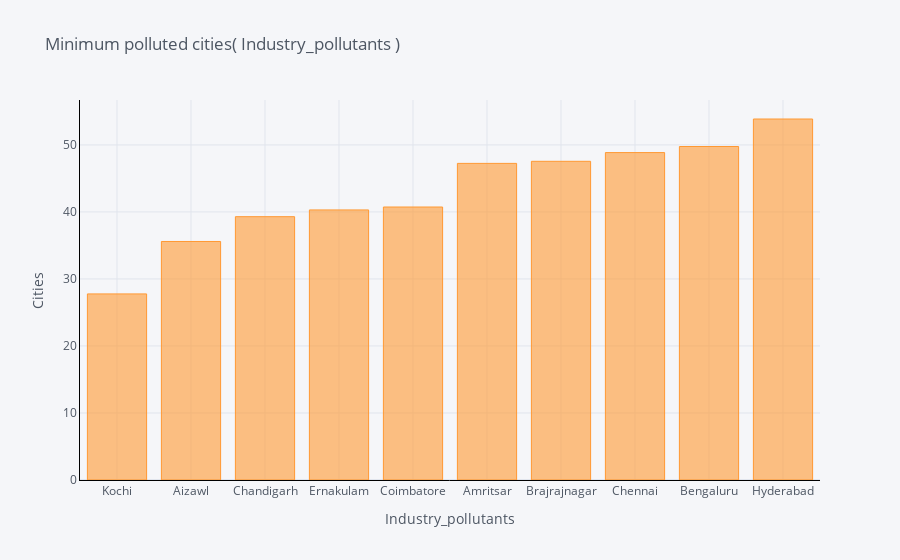
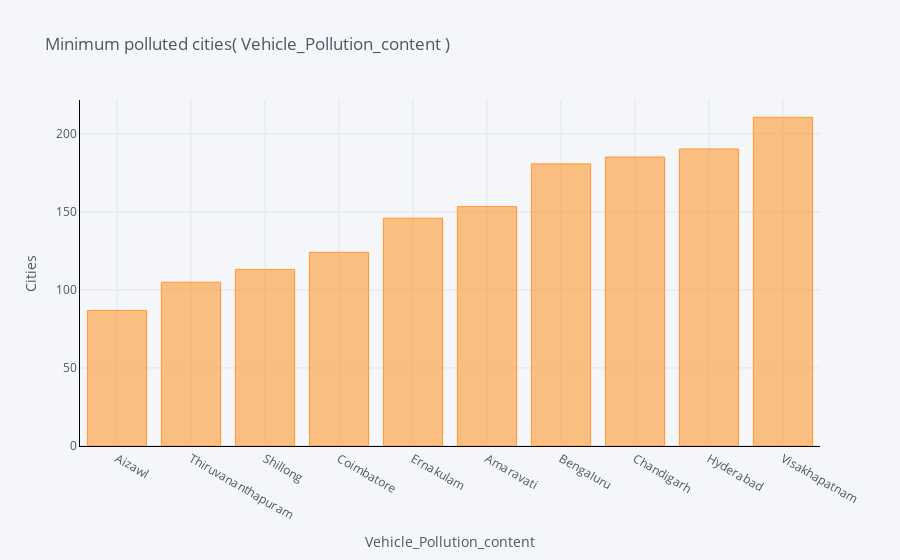

The notebook cell saved with these charts, in order:
### Code cell
def min_bar_plot(var):
    x1 = df1[['City',var]].groupby(["City"]).mean().sort_values(by = var,
    ascending = True).head(10).iplot(kind='bar', yTitle='Cities',xTitle=var, linecolor='black',title='{2} {1} {0}'.format(")",var,' Minimum polluted cities('))
p1 = min_bar_plot('Industry_pollutants')
p2 = min_bar_plot('Vehicle_Pollution_content')

### Figure 1 — Plotly figure (JSON) as saved in the notebook; plotly's stock layout.template omitted (floating-point values rounded to 4 significant figures)
{"data": [{"marker": {"color": "rgba(255, 153, 51, 0.6)", "line": {"color": "rgba(255, 153, 51, 1.0)", "width": 1}}, "name": "Industry_pollutants", "orientation": "v", "text": "", "type": "bar", "x": ["Kochi", "Aizawl", "Chandigarh", "Ernakulam", "Coimbatore", "Amritsar", "Brajrajnagar", "Chennai", "Bengaluru", "Hyderabad"], "y": [27.77, 35.59, 39.29, 40.3, 40.74, 47.25, 47.56, 48.86, 49.77, 53.87]}], "layout": {"legend": {"bgcolor": "#F5F6F9", "font": {"color": "#4D5663"}}, "paper_bgcolor": "#F5F6F9", "plot_bgcolor": "#F5F6F9", "title": {"font": {"color": "#4D5663"}, "text": " Minimum polluted cities( Industry_pollutants )"}, "xaxis": {"gridcolor": "#E1E5ED", "linecolor": "black", "showgrid": true, "tickfont": {"color": "#4D5663"}, "title": {"font": {"color": "#4D5663"}, "text": "Industry_pollutants"}, "zerolinecolor": "#E1E5ED"}, "yaxis": {"gridcolor": "#E1E5ED", "linecolor": "black", "showgrid": true, "tickfont": {"color": "#4D5663"}, "title": {"font": {"color": "#4D5663"}, "text": "Cities"}, "zerolinecolor": "#E1E5ED"}}}

### Figure 2 — Plotly figure (JSON) as saved in the notebook; plotly's stock layout.template omitted (floating-point values rounded to 4 significant figures)
{"data": [{"marker": {"color": "rgba(255, 153, 51, 0.6)", "line": {"color": "rgba(255, 153, 51, 1.0)", "width": 1}}, "name": "Vehicle_Pollution_content", "orientation": "v", "text": "", "type": "bar", "x": ["Aizawl", "Thiruvananthapuram", "Shillong", "Coimbatore", "Ernakulam", "Amaravati", "Bengaluru", "Chandigarh", "Hyderabad", "Visakhapatnam"], "y": [86.82, 104.9, 113.1, 124.1, 145.9, 153.4, 180.8, 185.1, 190.3, 210.6]}], "layout": {"legend": {"bgcolor": "#F5F6F9", "font": {"color": "#4D5663"}}, "paper_bgcolor": "#F5F6F9", "plot_bgcolor": "#F5F6F9", "title": {"font": {"color": "#4D5663"}, "text": " Minimum polluted cities( Vehicle_Pollution_content )"}, "xaxis": {"gridcolor": "#E1E5ED", "linecolor": "black", "showgrid": true, "tickfont": {"color": "#4D5663"}, "title": {"font": {"color": "#4D5663"}, "text": "Vehicle_Pollution_content"}, "zerolinecolor": "#E1E5ED"}, "yaxis": {"gridcolor": "#E1E5ED", "linecolor": "black", "showgrid": true, "tickfont": {"color": "#4D5663"}, "title": {"font": {"color": "#4D5663"}, "text": "Cities"}, "zerolinecolor": "#E1E5ED"}}}
